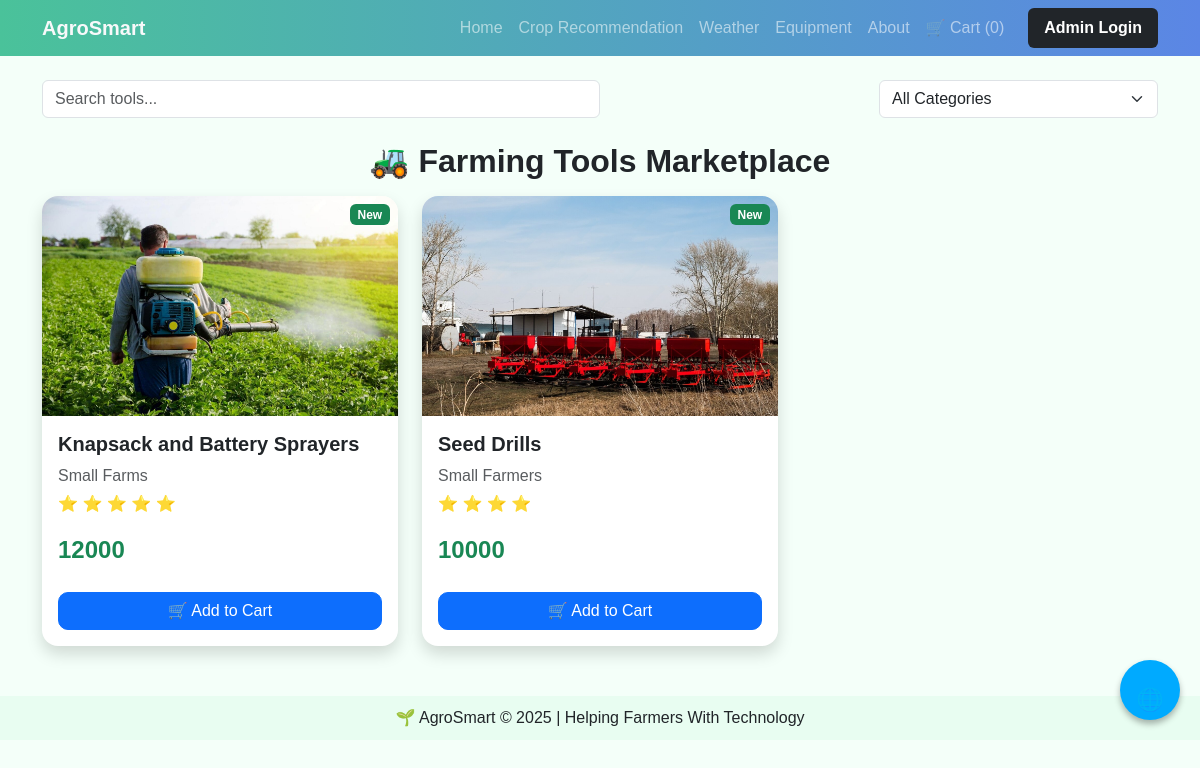
Screenshot of /equipment with the database file from the repository.
### app.py (models this page shows, shortened)
class Tool(db.Model):
    id = db.Column(db.Integer, primary_key=True)
    name = db.Column(db.String(100), nullable=False)
    price = db.Column(db.String(50), nullable=False)
    img = db.Column(db.String(100), nullable=False)
    category = db.Column(db.String(50), nullable=False)
    rating = db.Column(db.Integer, default=4)

### app.py (the view)
@app.route("/equipment")
def equipment():
    tools = Tool.query.all()
    categories = sorted({t.category for t in tools})
    return render_template("equipment.html", tools=tools, categories=categories)

### templates/equipment.html (shortened to what this page needs)
{% extends "base.html" %}
{% block content %}
<div class="d-flex justify-content-between align-items-center mb-4">
    <input type="text" id="searchBox" placeholder="Search tools..." class="form-control w-50 me-2">
    <select id="categoryFilter" class="form-select w-25">
        <option value="">All Categories</option>
    </select>
</div>
<h2 class="text-center fw-bold mb-3">🚜 Farming Tools Marketplace</h2>
<div class="row g-4" id="toolContainer">
    {% for item in tools %}
    <div class="col-md-4 tool-card" data-category="{{ item.category }}" data-name="{{ item.name|lower }}">
        <div class="card shadow border-0 position-relative overflow-hidden rounded-4 toolBox">
            <span class="badge bg-success position-absolute top-0 end-0 mt-2 me-2">New</span>
            <img src="{{ url_for('static', filename='uploads/' + item.img) }}"
     class="card-img-top" style="height:220px; object-fit:cover;">
            <div class="card-body">
                <h5 class="fw-bold">{{ item.name }}</h5>
                <p class="text-muted mb-1">{{ item.category }}</p>
                <p>
                    {% for i in range(item.rating) %}
                    ⭐
                    {% endfor %}
                </p>
                <p class="fs-4 text-success fw-bold">{{ item.price }}</p>
                <a href="/cart/add/{{ item.id }}" class="btn btn-primary w-100 mt-2">
  🛒 Add to Cart
</a>
            </div>
        </div>
    </div>
    {% endfor %}
</div>
{% endblock %}

### static/css/style.css (style rules this page uses)
body { font-family: 'Poppins', sans-serif; background: #f4fff9; }
.card { border-radius: 20px; box-shadow: 0 6px 20px rgba(0,0,0,0.10); }
.btn { border-radius: 10px; }
.rounded-4 { border-radius: 18px; }
.toolBox img { transition: 0.4s; }

### rows the page displays
Tool: img (picture), name "Knapsack and Battery Sprayers", category "Small Farms", rating 5 (drawn), price "12000"
Tool: img (picture), name "Seed Drills", category "Small Farmers", rating 4 (drawn), price "10000"

### other values shown
{{ session.get('cart')|length if session.get('cart') else 0 }} "0"
